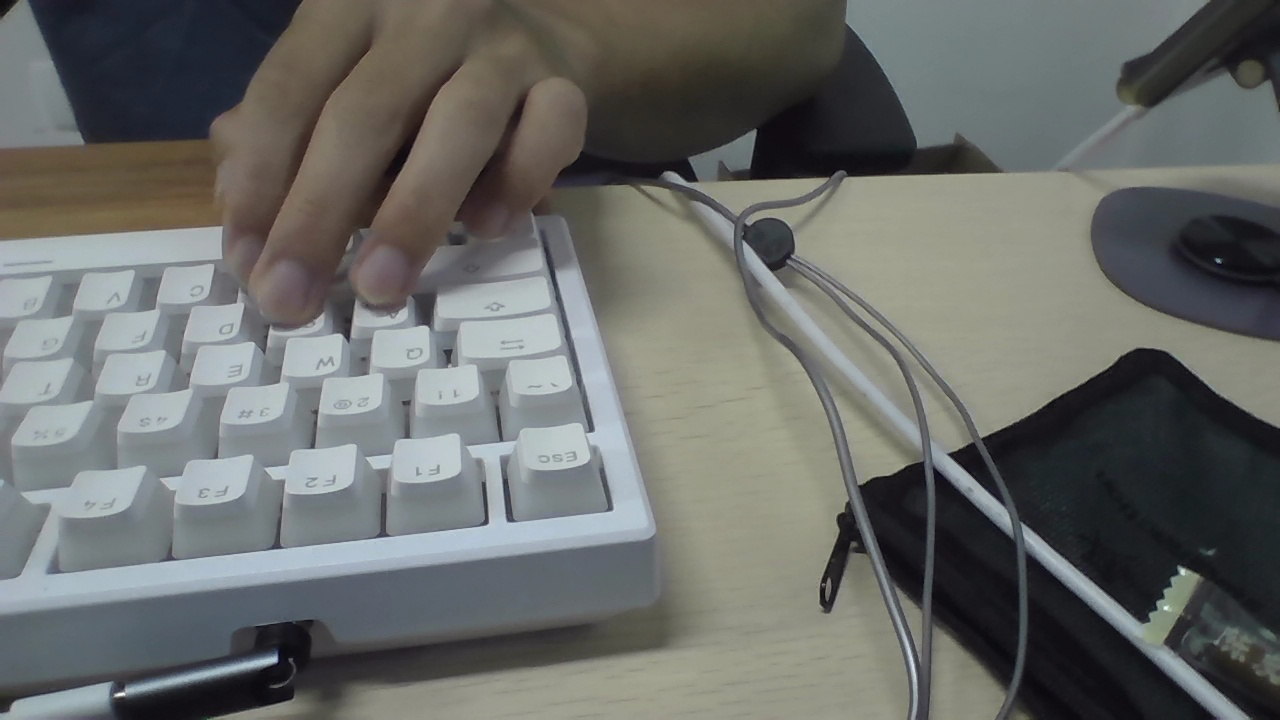
#> input picture assets/lab/week7/ee211-lab-week7-code-materials/introduce_opencv/images/demo.jpg, 1280 x 720 px
$ python image_preprocessing_resize_and_crop.py
#> lines starting #> are read from the running program, lines starting #| are printed output that depends on the picture
import cv2
import numpy as np

# Load the image
img = cv2.imread('./images/demo.jpg')
#> img is the input picture: shape (720, 1280, 3); mean B, G, R 104.7, 107.3, 105.2

# Resize the image
resized = cv2.resize(img, (600, 400), interpolation=cv2.INTER_AREA)
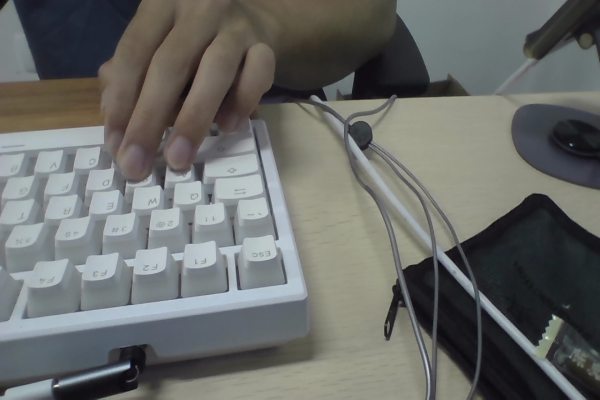
#> resized: shape (400, 600, 3); mean B, G, R 104.7, 107.3, 105.2

# Crop the image
cropped = resized[100:300, 200:400]
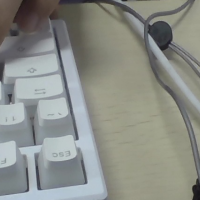
#> cropped: shape (200, 200, 3); mean B, G, R 135.6, 141.5, 138.7

# Show the original, resized, and cropped images
cv2.imshow('Original Image', img)
cv2.imshow('Resized Image', resized)
cv2.imshow('Cropped Image', cropped)
cv2.waitKey(0)
cv2.destroyAllWindows()
